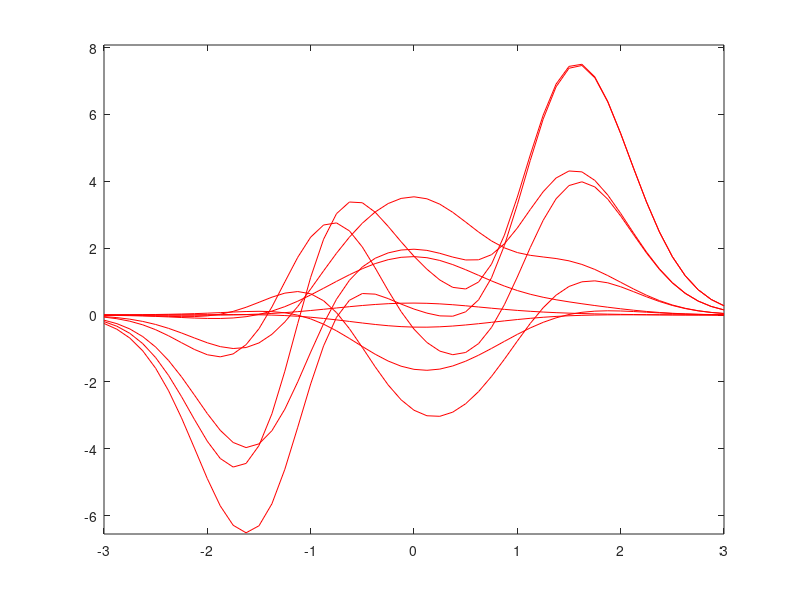

Source code (MATLAB):
function result = test_contour_013
result = false;
a = figure;
h = gca;
[Z,x,y] = peaks;
contour(h,x,y,Z,'r-');
drawnow;
close(a);
result = true;
